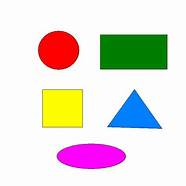
#> input picture Basic/Resources/s2.jpeg, 186 x 186 px
$ python chapter8.py
#> lines starting #> are read from the running program, lines starting #| are printed output that depends on the picture; after the words box and inside, x2 and y2 are one past the last pixel; in counts of white or black regions, pixels touching at a corner belong together
# Contours/Shape Detection
import cv2
import numpy as np

def stackImages(scale,imgArray):
    rows = len(imgArray)
    cols = len(imgArray[0])
    rowsAvailable = isinstance(imgArray[0], list)
    width = imgArray[0][0].shape[1]
    height = imgArray[0][0].shape[0]
    if rowsAvailable:
        for x in range ( 0, rows):
            for y in range(0, cols):
                if imgArray[x][y].shape[:2] == imgArray[0][0].shape [:2]:
                    imgArray[x][y] = cv2.resize(imgArray[x][y], (0, 0), None, scale, scale)
                else:
                    imgArray[x][y] = cv2.resize(imgArray[x][y], (imgArray[0][0].shape[1], imgArray[0][0].shape[0]), None, scale, scale)
                if len(imgArray[x][y].shape) == 2: imgArray[x][y]= cv2.cvtColor( imgArray[x][y], cv2.COLOR_GRAY2BGR)
        imageBlank = np.zeros((height, width, 3), np.uint8)
        hor = [imageBlank]*rows
        hor_con = [imageBlank]*rows
        for x in range(0, rows):
            hor[x] = np.hstack(imgArray[x])
        ver = np.vstack(hor)
    else:
        for x in range(0, rows):
            if imgArray[x].shape[:2] == imgArray[0].shape[:2]:
                imgArray[x] = cv2.resize(imgArray[x], (0, 0), None, scale, scale)
            else:
                imgArray[x] = cv2.resize(imgArray[x], (imgArray[0].shape[1], imgArray[0].shape[0]), None,scale, scale)
            if len(imgArray[x].shape) == 2: imgArray[x] = cv2.cvtColor(imgArray[x], cv2.COLOR_GRAY2BGR)
        hor= np.hstack(imgArray)
        ver = hor
    return ver


def getContours(img):
    contours, hierarchy = cv2.findContours(img, cv2.RETR_TREE, cv2.CHAIN_APPROX_NONE)

    for cnt in contours:
        area = cv2.contourArea(cnt)
        print(area)
        if area>500:
            cv2.drawContours(imgContour, cnt, -1, (255, 0, 0), 3)
            per1 = cv2.arcLength(cnt, True)
            # print(per1)
            approx = cv2.approxPolyDP(cnt, 0.02*per1, True)
            print(len(approx))
            objCor = len(approx)
            x,y,w,h = cv2.boundingRect(approx)
            print(x, y, w, h)
            if objCor == 3:
                objectType = 'Triangle'
            elif objCor == 4:
                aspRatio = w/float(h)
                if aspRatio > 0.95 and aspRatio < 1.05:
                    objectType = 'Square'
                else:
                    objectType = 'Rectangle'
            elif objCor > 4:
                objectType = 'Circle'
            else:
                objectType = 'None'
            cv2.rectangle(imgContour, (x, y), (x+w, y+h), (255, 0, 0),2)
            cv2.putText(imgContour, objectType, (x+(w//2)-20, y+(h//2)-20),
                                cv2.FONT_HERSHEY_PLAIN, 1, (0, 0, 0), 2)


path = 'Resources/s2.jpeg'
img = cv2.imread(path)
#> img is the input picture: shape (186, 186, 3); mean B, G, R 214.1, 220.2, 226.2
imgContour = img.copy()
imgGray = cv2.cvtColor(img, cv2.COLOR_BGR2GRAY)
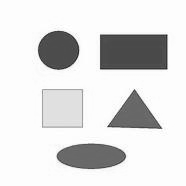
#> imgGray: shape (186, 186); min 32, max 255, mean 221.3
imgBlur = cv2.GaussianBlur(imgGray, (7,7), 1)
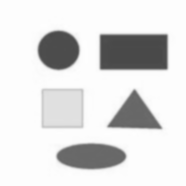
#> imgBlur: shape (186, 186); min 73, max 254, mean 221.3
imgCanny = cv2.Canny(imgBlur, 50, 50)
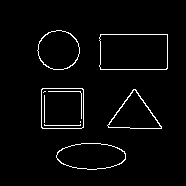
#> imgCanny: shape (186, 186); 2.9% white in thin lines or dots, all inside (x1, y1, x2, y2) = (37, 30, 168, 170)

getContours(imgCanny)
#> in getContours, `contours, hierarchy = cv2.findContours(img, cv2.RETR_TREE, cv2.CHAIN_A..`: contours = 15 contours, 5 with area under 20; largest, box (x1, y1, x2, y2) and area: (99, 34, 168, 70) 2350, (99, 34, 168, 70) 2346, (41, 88, 84, 129) 1677, (41, 88, 84, 129) 1672, (56, 143, 126, 170) 1409
#> the loop in getContours, `for cnt in contours:` made 15 passes
#> (area, per1, approx, objCor, x, y, w, h) on passes 5, 6, 12, 13: (1677, 161.7, [[41, 89], [42, 128], [83, 127], [82, 88]], 4, 41, 88, 43, 41), (1672, 159.3, [[41, 90], [81, 88], [83, 126], [43, 128]], 4, 41, 88, 43, 41), (2349.5, 205.9, [[100, 34], [100, 69], [167, 68], [167, 34]], 4, 100, 34, 68, 36), (2346.5, 203.6, [[99, 37], [166, 34], [167, 67], [101, 69]], 4, 99, 34, 69, 36)
#> (area, per1, approx, objCor, x, y, w, h) on passes 3 to 4: (1124, 154.4, [[107, 125], [161, 128], [135, 89]], 3, 107, 89, 55, 40), (1071.5, 152.6, [[107, 125], [134, 89], [161, 127]], 3, 107, 89, 55, 39)
#> (printed output is left out)
#> after the loop in getContours, `for cnt in contours:`:
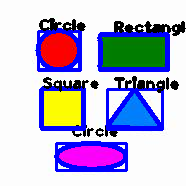
#> imgContour: shape (186, 186, 3); 18.74% of pixels changed, all inside (x1, y1, x2, y2) = (35, 18, 186, 172)

# [5 lines of commented-out code are left out]

imgBlank = np.zeros_like(img)
imgStack = stackImages(0.8, ([img, imgGray, imgBlur],[imgCanny, imgContour, imgBlank]))
#> after the loop in stackImages, `for x in range(0, rows):`: hor = 2 items
#> in stackImages, `ver = np.vstack(hor)`:
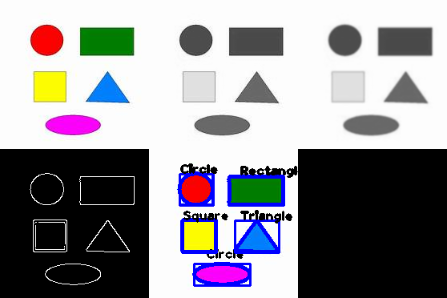
#> ver: shape (298, 447, 3); mean of channels 0, 1, 2 145.6, 141.9, 143.7; drawn as B, G, R

cv2.imshow('Stack', imgStack)
cv2.waitKey(0)
